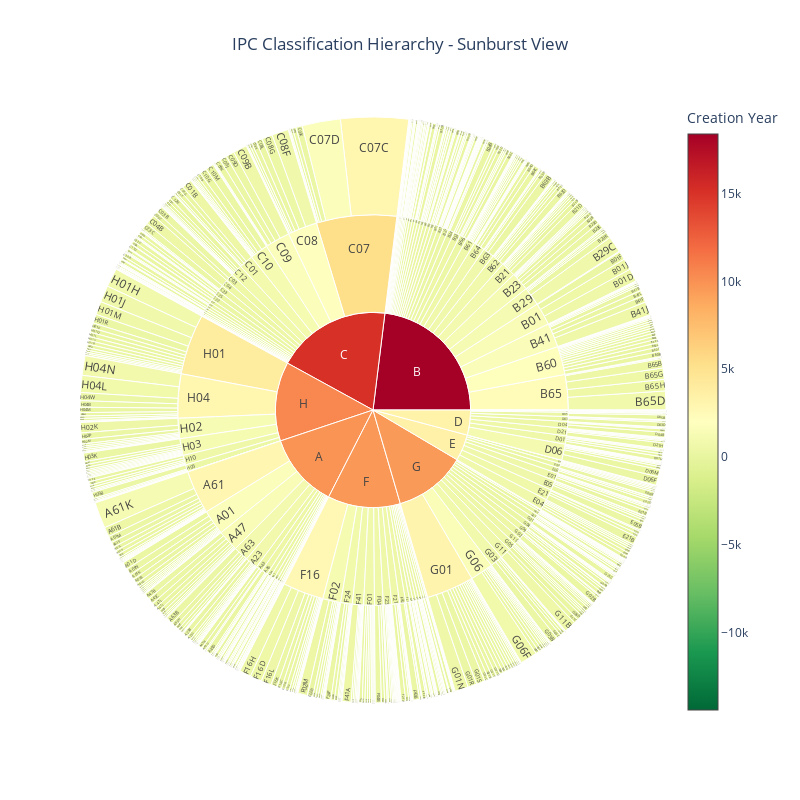

Notebook source saved alongside this figure:
### Markdown cell above
## Visualization 1: Sunburst Chart

Interactive sunburst chart showing the hierarchical structure of IPC classifications with color coding by creation date.

### Code cell
def create_sunburst_chart(self, title="IPC Classification Hierarchy - Sunburst View"):
    """Create an interactive sunburst chart for IPC classification hierarchy"""
    if self.viz_data is None:
        print("✗ No visualization data available. Please run prepare_data() first.")
        return None
        
    try:
        # Prepare data for sunburst
        sunburst_data = []
        
        for _, row in self.viz_data.iterrows():
            path = row['hierarchy_path']
            
            # Add each level of the hierarchy
            for i in range(len(path)):
                current_path = path[:i+1]
                parent_path = path[:i] if i > 0 else []
                
                sunburst_data.append({
                    'ids': ' - '.join(current_path),
                    'labels': path[i],
                    'parents': ' - '.join(parent_path) if parent_path else '',
                    'values': row['size'] if i == len(path)-1 else 1,
                    'creation_year': row['creation_year'],
                    'title': row['title_display'] if i == len(path)-1 else '',
                    'level': row['level'] if i == len(path)-1 else i+2,
                    'size_percent': row['size_percent'] if i == len(path)-1 else 0
                })
        
        # Remove duplicates
        sunburst_df = pd.DataFrame(sunburst_data).drop_duplicates(subset=['ids'])
        
        # Create color scale based on creation year
        min_year = sunburst_df['creation_year'].min()
        max_year = sunburst_df['creation_year'].max()
        
        fig = go.Figure(go.Sunburst(
            ids=sunburst_df['ids'],
            labels=sunburst_df['labels'],
            parents=sunburst_df['parents'],
            values=sunburst_df['values'],
            branchvalues="total",
            hovertemplate='<b>%{label}</b><br>' +
                         'Created: %{customdata[0]}<br>' +
                         'Groups: %{customdata[1]}<br>' +
                         'Percentage: %{customdata[2]:.3f}%<br>' +
                         'Title: %{customdata[3]}<extra></extra>',
            customdata=np.column_stack((
                sunburst_df['creation_year'],
                sunburst_df['values'],
                sunburst_df['size_percent'],
                sunburst_df['title']
            )),
            marker=dict(
                colorscale='RdYlGn_r',  # Brown to Green (similar to original)
                cmid=(min_year + max_year) / 2,
                colorbar=dict(
                    title="Creation Year"
                )
            ),
            maxdepth=4,
        ))
        
        fig.update_layout(
            title=title,
            title_x=0.5,
            width=800,
            height=800,
            font_size=12
        )
        
        return fig
        
    except Exception as e:
        print(f"✗ Error creating sunburst chart: {e}")
        return None

# Add method to class
IPCVisualization.create_sunburst_chart = create_sunburst_chart

# Create and display sunburst chart
print("Creating Sunburst Chart...")
sunburst_fig = viz.create_sunburst_chart()
if sunburst_fig:
    sunburst_fig.show()
    print("✓ Sunburst chart created successfully")

### Figure 1 — Plotly figure (JSON) as saved in the notebook; plotly's stock layout.template omitted (floating-point values rounded to 4 significant figures; data arrays with more than 128 entries replaced by an {"elided": "..."} marker saying what was removed)
{"data": [{"branchvalues": "total", "customdata": {"elided": "794x4 mixed values"}, "hovertemplate": "<b>%{label}</b><br>Created: %{customdata[0]}<br>Groups: %{customdata[1]}<br>Percentage: %{customdata[2]:.3f}%<br>Title: %{customdata[3]}<extra></extra>", "ids": {"elided": "794 str values"}, "labels": {"elided": "794 str values"}, "marker": {"cmid": 1996.0, "colorbar": {"title": {"text": "Creation Year"}}, "colorscale": [[0, "rgb(0,104,55)"], [0.1, "rgb(26,152,80)"], [0.2, "rgb(102,189,99)"], [0.3, "rgb(166,217,106)"], [0.4, "rgb(217,239,139)"], [0.5, "rgb(255,255,191)"], [0.6, "rgb(254,224,139)"], [0.7, "rgb(253,174,97)"], [0.8, "rgb(244,109,67)"], [0.9, "rgb(215,48,39)"], [1, "rgb(165,0,38)"]]}, "maxdepth": 4, "parents": {"elided": "794 str values"}, "type": "sunburst", "values": {"elided": "794 int values"}}], "layout": {"font": {"size": 12}, "height": 800, "title": {"text": "IPC Classification Hierarchy - Sunburst View", "x": 0.5}, "width": 800}}
